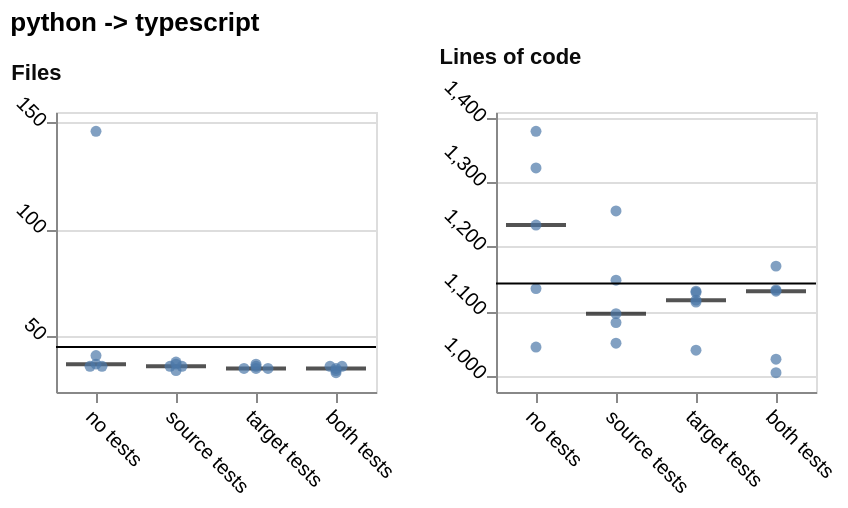

Source (Vega-Lite JSON):
### Vega-Lite specification from a JSON file in a GitHub repository (floating-point values rounded to 4 significant figures)
{"config": {"view": {"continuousWidth": 300, "continuousHeight": 300}, "axis": {"labelAngle": 45}}, "concat": [{"layer": [{"mark": {"type": "tick", "color": "#0b0b0b", "opacity": 0.7, "size": 30, "thickness": 2}, "encoding": {"x": {"field": "condition", "scale": {"paddingInner": 0.25, "paddingOuter": 0.125}, "sort": ["no tests", "source tests", "target tests", "both tests"], "title": null, "type": "nominal"}, "y": {"aggregate": "median", "field": "value", "scale": {"domain": [23.96, 155.0], "nice": false}, "title": null, "type": "quantitative"}}}, {"mark": {"type": "point", "filled": true}, "encoding": {"x": {"field": "condition", "scale": {"paddingInner": 0.25, "paddingOuter": 0.125}, "sort": ["no tests", "source tests", "target tests", "both tests"], "title": null, "type": "nominal"}, "xOffset": {"field": "nudge", "scale": {"domain": [-1.0, 1.0], "range": [9.0, 21.0]}, "title": null, "type": "quantitative"}, "y": {"field": "value", "scale": {"domain": [23.96, 155.0], "nice": false}, "type": "quantitative"}}}, {"mark": {"type": "rule"}, "encoding": {"y": {"aggregate": "median", "field": "reference", "scale": {"domain": [23.96, 155.0], "nice": false}, "type": "quantitative"}}, "transform": [{"filter": {"field": "reference", "valid": true}}]}], "data": {"name": "data-0dd52b264c45575ef80ee2be7fb37794"}, "height": 140, "title": {"text": "Files", "anchor": "start", "color": "#0b0b0b", "fontSize": 11}, "width": 160}, {"layer": [{"mark": {"type": "tick", "color": "#0b0b0b", "opacity": 0.7, "size": 30, "thickness": 2}, "encoding": {"x": {"field": "condition", "scale": {"paddingInner": 0.25, "paddingOuter": 0.125}, "sort": ["no tests", "source tests", "target tests", "both tests"], "title": null, "type": "nominal"}, "y": {"aggregate": "median", "field": "value", "scale": {"domain": [973.9, 1410.0], "nice": false}, "title": null, "type": "quantitative"}}}, {"mark": {"type": "point", "filled": true}, "encoding": {"x": {"field": "condition", "scale": {"paddingInner": 0.25, "paddingOuter": 0.125}, "sort": ["no tests", "source tests", "target tests", "both tests"], "title": null, "type": "nominal"}, "xOffset": {"field": "nudge", "scale": {"domain": [-1.0, 1.0], "range": [9.0, 21.0]}, "title": null, "type": "quantitative"}, "y": {"field": "value", "scale": {"domain": [973.9, 1410.0], "nice": false}, "type": "quantitative"}}}, {"mark": {"type": "rule"}, "encoding": {"y": {"aggregate": "median", "field": "reference", "scale": {"domain": [973.9, 1410.0], "nice": false}, "type": "quantitative"}}, "transform": [{"filter": {"field": "reference", "valid": true}}]}], "data": {"name": "data-57e6dfa4703c2c07c56e1e6b0a97b20b"}, "height": 140, "title": {"text": "Lines of code", "anchor": "start", "color": "#0b0b0b", "fontSize": 11}, "width": 160}], "columns": 4, "title": "python -> typescript", "$schema": "https://vega.github.io/schema/vega-lite/v6.4.1.json", "datasets": {"data-0dd52b264c45575ef80ee2be7fb37794": [{"condition": "no tests", "layout": "rebuilt the file layout", "metric": "file_count", "value": 36.0, "reference": 45.0, "nudge": -0.5}, {"condition": "no tests", "layout": "kept the file layout", "metric": "file_count", "value": 36.0, "reference": 45.0, "nudge": 0.5}, {"condition": "no tests", "layout": "kept the file layout", "metric": "file_count", "value": 146.0, "reference": 45.0, "nudge": 0.0}, {"condition": "no tests", "layout": "rebuilt the file layout", "metric": "file_count", "value": 41.0, "reference": 45.0, "nudge": 0.0}, {"condition": "no tests", "layout": "rebuilt the file layout", "metric": "file_count", "value": 37.0, "reference": 45.0, "nudge": 0.0}, {"condition": "source tests", "layout": "kept the file layout", "metric": "file_count", "value": 36.0, "reference": 45.0, "nudge": -0.5}, {"condition": "source tests", "layout": "kept the file layout", "metric": "file_count", "value": 36.0, "reference": 45.0, "nudge": 0.5}, {"condition": "source tests", "layout": "kept the file layout", "metric": "file_count", "value": 38.0, "reference": 45.0, "nudge": 0.0}, {"condition": "source tests", "layout": "kept the file layout", "metric": "file_count", "value": 34.0, "reference": 45.0, "nudge": 0.0}, {"condition": "source tests", "layout": "rebuilt the file layout", "metric": "file_count", "value": 37.0, "reference": 45.0, "nudge": 0.0}, {"condition": "target tests", "layout": "kept the file layout", "metric": "file_count", "value": 35.0, "reference": 45.0, "nudge": -1.0}, {"condition": "target tests", "layout": "kept the file layout", "metric": "file_count", "value": 35.0, "reference": 45.0, "nudge": 0.0}, {"condition": "target tests", "layout": "kept the file layout", "metric": "file_count", "value": 35.0, "reference": 45.0, "nudge": 1.0}, {"condition": "target tests", "layout": "kept the file layout", "metric": "file_count", "value": 36.0, "reference": 45.0, "nudge": 0.0}, {"condition": "target tests", "layout": "kept the file layout", "metric": "file_count", "value": 37.0, "reference": 45.0, "nudge": 0.0}, {"condition": "both tests", "layout": "kept the file layout", "metric": "file_count", "value": 33.0, "reference": 45.0, "nudge": 0.0}, {"condition": "both tests", "layout": "kept the file layout", "metric": "file_count", "value": 36.0, "reference": 45.0, "nudge": -0.5}, {"condition": "both tests", "layout": "kept the file layout", "metric": "file_count", "value": 36.0, "reference": 45.0, "nudge": 0.5}, {"condition": "both tests", "layout": "kept the file layout", "metric": "file_count", "value": 34.0, "reference": 45.0, "nudge": 0.0}, {"condition": "both tests", "layout": "kept the file layout", "metric": "file_count", "value": 35.0, "reference": 45.0, "nudge": 0.0}], "data-57e6dfa4703c2c07c56e1e6b0a97b20b": [{"condition": "no tests", "layout": "rebuilt the file layout", "metric": "loc", "value": 1044.0, "reference": 1143.0, "nudge": 0.0}, {"condition": "no tests", "layout": "kept the file layout", "metric": "loc", "value": 1380.0, "reference": 1143.0, "nudge": 0.0}, {"condition": "no tests", "layout": "rebuilt the file layout", "metric": "loc", "value": 1323.0, "reference": 1143.0, "nudge": 0.0}, {"condition": "no tests", "layout": "rebuilt the file layout", "metric": "loc", "value": 1135.0, "reference": 1143.0, "nudge": 0.0}, {"condition": "no tests", "layout": "kept the file layout", "metric": "loc", "value": 1234.0, "reference": 1143.0, "nudge": 0.0}, {"condition": "source tests", "layout": "kept the file layout", "metric": "loc", "value": 1096.0, "reference": 1143.0, "nudge": 0.0}, {"condition": "source tests", "layout": "kept the file layout", "metric": "loc", "value": 1256.0, "reference": 1143.0, "nudge": 0.0}, {"condition": "source tests", "layout": "kept the file layout", "metric": "loc", "value": 1050.0, "reference": 1143.0, "nudge": 0.0}, {"condition": "source tests", "layout": "rebuilt the file layout", "metric": "loc", "value": 1148.0, "reference": 1143.0, "nudge": 0.0}, {"condition": "source tests", "layout": "kept the file layout", "metric": "loc", "value": 1082.0, "reference": 1143.0, "nudge": 0.0}, {"condition": "target tests", "layout": "kept the file layout", "metric": "loc", "value": 1117.0, "reference": 1143.0, "nudge": 0.0}, {"condition": "target tests", "layout": "kept the file layout", "metric": "loc", "value": 1114.0, "reference": 1143.0, "nudge": 0.0}, {"condition": "target tests", "layout": "kept the file layout", "metric": "loc", "value": 1131.0, "reference": 1143.0, "nudge": 0.0}, {"condition": "target tests", "layout": "kept the file layout", "metric": "loc", "value": 1129.0, "reference": 1143.0, "nudge": 0.0}, {"condition": "target tests", "layout": "kept the file layout", "metric": "loc", "value": 1039.0, "reference": 1143.0, "nudge": 0.0}, {"condition": "both tests", "layout": "kept the file layout", "metric": "loc", "value": 1131.0, "reference": 1143.0, "nudge": 0.0}, {"condition": "both tests", "layout": "kept the file layout", "metric": "loc", "value": 1170.0, "reference": 1143.0, "nudge": 0.0}, {"condition": "both tests", "layout": "kept the file layout", "metric": "loc", "value": 1004.0, "reference": 1143.0, "nudge": 0.0}, {"condition": "both tests", "layout": "kept the file layout", "metric": "loc", "value": 1133.0, "reference": 1143.0, "nudge": 0.0}, {"condition": "both tests", "layout": "kept the file layout", "metric": "loc", "value": 1025.0, "reference": 1143.0, "nudge": 0.0}]}}
